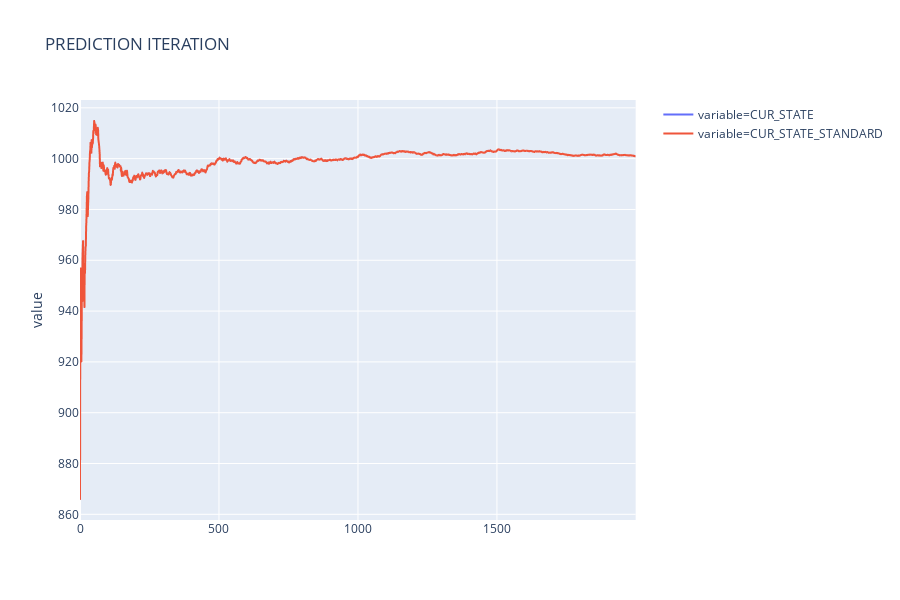

Source (notebook cell):
### Code cell
px.line(pd.melt(
    res_df, value_vars=['CUR_STATE', 'CUR_STATE_STANDARD']), y='value', color='variable',
       title='PREDICTION ITERATION')

### Figure 1 — Plotly figure (JSON) as saved in the notebook; plotly's stock layout.template omitted (floating-point values rounded to 4 significant figures; data arrays with more than 128 entries replaced by an {"elided": "..."} marker saying what was removed)
{"data": [{"hoverlabel": {"namelength": 0}, "hovertemplate": "variable=CUR_STATE<br>value=%{y}", "legendgroup": "variable=CUR_STATE", "line": {"color": "#636efa", "dash": "solid"}, "mode": "lines", "name": "variable=CUR_STATE", "showlegend": true, "type": "scattergl", "xaxis": "x", "y": {"elided": "2000 float values"}, "yaxis": "y"}, {"hoverlabel": {"namelength": 0}, "hovertemplate": "variable=CUR_STATE_STANDARD<br>value=%{y}", "legendgroup": "variable=CUR_STATE_STANDARD", "line": {"color": "#EF553B", "dash": "solid"}, "mode": "lines", "name": "variable=CUR_STATE_STANDARD", "showlegend": true, "type": "scattergl", "xaxis": "x", "y": {"elided": "2000 float values"}, "yaxis": "y"}], "layout": {"height": 600, "legend": {"tracegroupgap": 0}, "title": {"text": "PREDICTION ITERATION"}, "xaxis": {"anchor": "y", "domain": [0, 0.98]}, "yaxis": {"anchor": "x", "domain": [0, 1], "title": {"text": "value"}}}}
